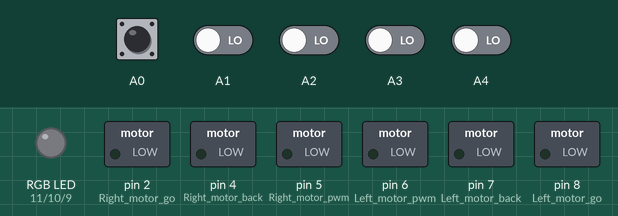
Recording of a sketch running on a simulated Arduino Uno, built with avr-gcc and run on an emulated ATmega328P. On the bench: switched loads named in the sketch (green lamp = pin HIGH), an RGB LED mixed from three pins (HIGH = lit). The inputs (shaded band) are chosen by the test bench; at power-on: A0 HIGH, A1–4 LOW.

Above: at 1.2 s.
1.3 s: A0 pulsed LOW 2 times (0.12 s each, 0.3 s apart)
At 4.5 s:
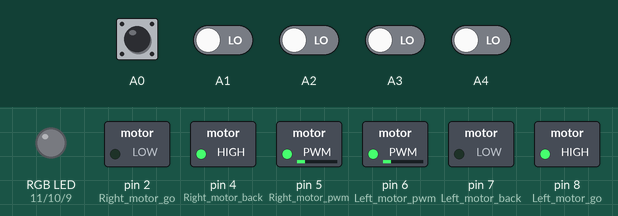
4.9 s: A1 driven HIGH
At 6.0 s:
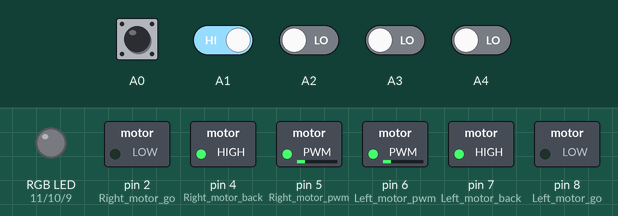
6.6 s: A1 driven LOW
At 9.0 s:
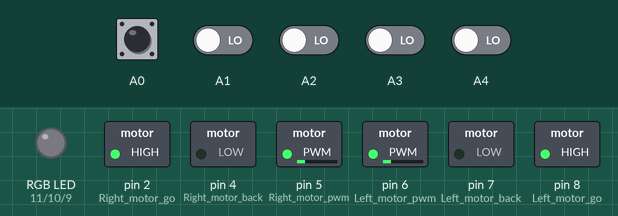
9.6 s: A3 driven HIGH
At 9.6 s:
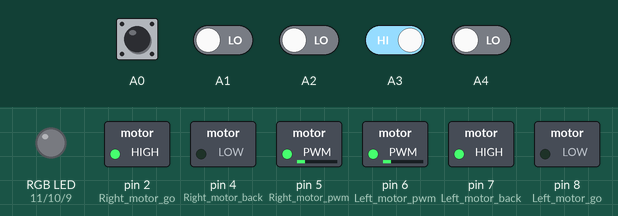
11.1 s: A3 driven LOW
At 14.7 s:
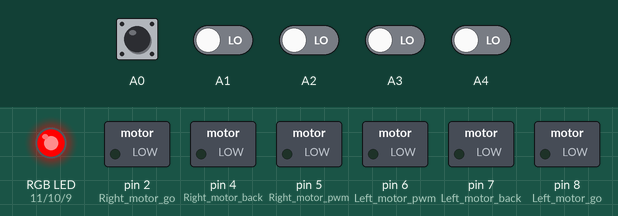
Timing chart, 0 to 25.1 s (numbered marks = the images above; inputs shaded):
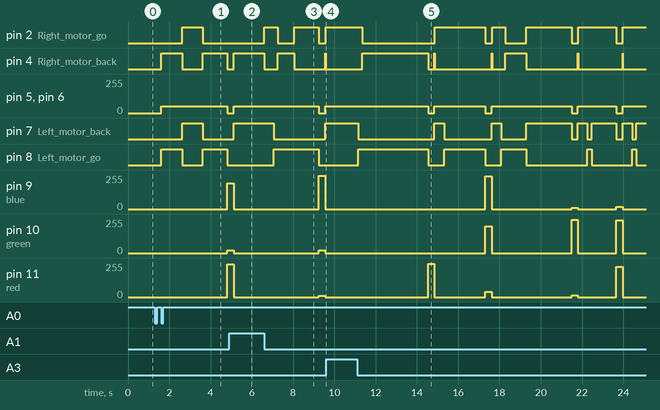

The sketch:

youyuan.ino
```cpp
const int Right_motor_go = 2;  //右电机前
const int Right_motor_back = 4;  //右电机后

const int Left_motor_go = 8;  //左电机前
const int Left_motor_back = 7;  //左电机后

const int Left_motor_pwm = 6;  //左电机调速
const int Right_motor_pwm = 5;  //右电机调速
int red = 11;
int green = 10;
int blue = 9;
int huidu;
int k;

void go_straight() {
  digitalWrite(Left_motor_go, HIGH);
  digitalWrite(Left_motor_back, LOW);
  digitalWrite(Right_motor_go, HIGH);
  digitalWrite(Right_motor_back, LOW);

  analogWrite(Left_motor_pwm, 50);
  analogWrite(Right_motor_pwm, 50);
}
void Stop() {
  analogWrite(Left_motor_pwm,0);
  analogWrite(Right_motor_pwm,0);

  digitalWrite(Left_motor_go,LOW);
  digitalWrite(Right_motor_go, LOW);
  digitalWrite(Left_motor_back,LOW);
  digitalWrite(Right_motor_back, LOW);
}
void turn_left() {
  analogWrite(Left_motor_pwm,7);
  analogWrite(Right_motor_pwm,50);

  digitalWrite(Left_motor_go,LOW);
  digitalWrite(Right_motor_go, HIGH);
  digitalWrite(Left_motor_back,HIGH);
  digitalWrite(Right_motor_back, LOW);
}
void turn_right() {
 analogWrite(Left_motor_pwm,50);
  analogWrite(Right_motor_pwm,7);

  digitalWrite(Left_motor_go,HIGH);
  digitalWrite(Right_motor_go, LOW);
  digitalWrite(Left_motor_back,LOW);
  digitalWrite(Right_motor_back, HIGH);
}
void back() {
  digitalWrite(Left_motor_go, LOW);
  digitalWrite(Left_motor_back, HIGH);
  digitalWrite(Right_motor_go, LOW);
  digitalWrite(Right_motor_back, HIGH);

  analogWrite(Left_motor_pwm,50);
  analogWrite(Right_motor_pwm,50);
}
void turn_left_stop() {
  digitalWrite(Left_motor_go, LOW);
  digitalWrite(Left_motor_back, HIGH);
  digitalWrite(Right_motor_go, HIGH);
  digitalWrite(Right_motor_back, LOW);

  analogWrite(Left_motor_pwm, 50);
  analogWrite(Right_motor_pwm, 50);
}
void turn_right_stop() {
  digitalWrite(Left_motor_go, HIGH);
  digitalWrite(Left_motor_back, LOW);
  digitalWrite(Right_motor_go, LOW);
  digitalWrite(Right_motor_back, HIGH);
  analogWrite(Left_motor_pwm,50);
  analogWrite(Right_motor_pwm,50);
}
void select_light(int k){
  switch(k){
    case 1:analogWrite(red,245);analogWrite(green,20);analogWrite(blue,195);break;
    case 2:analogWrite(red,10);analogWrite(green,21);analogWrite(blue,248);break;
    case 3:analogWrite(red,250);analogWrite(green,0);analogWrite(blue,0);break;
    case 4:analogWrite(red,40);analogWrite(green,200);analogWrite(blue,245);break;
    case 5:analogWrite(red,15);analogWrite(green,248);analogWrite(blue,10);break;
    case 6:analogWrite(red,227);analogWrite(green,246);analogWrite(blue,18);break;
    case 7:analogWrite(red,10);analogWrite(green,21);analogWrite(blue,248);break;
    case 8:analogWrite(red,40);analogWrite(green,200);analogWrite(blue,245);break;
    case 9:analogWrite(red,15);analogWrite(green,248);analogWrite(blue,10);break;
    case 10:analogWrite(red,250);analogWrite(green,0);analogWrite(blue,0);break;
    default:break;
  }
}
/*void color( int i ){
  if(i==1){
    analogWrite(red,255);
    analogWrite(green,0);
    analogWrite(blue,255);
  }else if(i==2||i==7){
    analogWrite(red,0);
    analogWrite(green,0);
    analogWrite(blue,255);
  }else if(i==3||i==10){
    analogWrite(red,255);
    analogWrite(green,0);
    analogWrite(blue,0);
  }else if(i==4||i==8){
    analogWrite(red,0);
    analogWrite(green,255);
    analogWrite(blue,255);
  }else if(i==5||i==9){
    analogWrite(red,0);
    analogWrite(green,255);
    analogWrite(blue,0);
  }else if(i==6){
    analogWrite(red,255);
    analogWrite(green,255);
    analogWrite(blue,0);
  }
} */
void select_way(int choice) {       //小车动作
  switch (choice) {
    case 1: delay(200); turn_left_stop(); delay(800); break;
    case 2:  delay(200); turn_right_stop(); delay(800); break;
    case 3: delay(400);
      Stop();
      k++;

      select_light(k);
      delay(300);
      digitalWrite(red,LOW);
      digitalWrite(green,LOW);
      digitalWrite(blue, LOW);
      back();
      delay(20);
      while(digitalRead(A2) || digitalRead(A1) ||digitalRead(A3) || digitalRead(A4)){
        delay(10);
      }
      turn_left_stop();
      delay(400);
       while((digitalRead(A1) ||digitalRead(A3)));
       delay(50);
      go_straight();
      /*
      turn_left_stop();
      delay(1040);
      while((digitalRead(A1) ||digitalRead(A3)));
       delay(50);
       back();
       delay(300);
       Stop();
      k++;
      //select_light(k);
      color(k);
      delay(300);
      digitalWrite(red,LOW);
      digitalWrite(green,LOW);
      digitalWrite(blue, LOW);
      go_straight();*/
  break;
    case 4: go_straight(); delay(800); break;
  }
}
void Begin() {                   //按钮
  while (digitalRead(A0));
  while (!digitalRead(A0)) {
    delay(10);
    if (digitalRead(A0) == 0) {
      delay(100);
      while (!digitalRead(A0));

    }
  }
}
//1;左转   2：右转   3,：转身   4：直走
int a[37] = {2, 1, 2, 3, 2, 4, 3, 2, 2, 2, 3, 4, 4, 3, 2, 1, 1, 3, 1, 3, 1, 1, 1, 2, 3, 2, 2, 3, 2, 2, 3,2, 1, 3, 1, 2};
int i = 0;


void setup() {
  // put your setup code here, to run once:
  pinMode(Left_motor_go, OUTPUT);
  pinMode(Left_motor_back, OUTPUT);
  pinMode(Right_motor_go, OUTPUT);
  pinMode(Right_motor_back, OUTPUT);
  pinMode(Left_motor_pwm, OUTPUT);
  pinMode(Right_motor_pwm, OUTPUT);
  pinMode(A0, INPUT);
  pinMode(A2, INPUT);
  pinMode(A1, INPUT);
  pinMode(A3, INPUT);
  pinMode(A4, INPUT);
  pinMode(A5, INPUT);
  pinMode(red, OUTPUT);
  pinMode(green, OUTPUT);
  pinMode(blue, OUTPUT);
  Serial.begin(9600);
}

void loop() {
  // put your main code here, to run repeatedly:
  Begin();
  while (1) {

    if (digitalRead(A2) && !digitalRead(A1) && !digitalRead(A3) && digitalRead(A4) ) {
      go_straight();
    }
    else if (digitalRead(A2) && !digitalRead(A1) &&  digitalRead(A3) && digitalRead(A4)) {
      turn_left();
    }
    else if (digitalRead(A2) && digitalRead(A1) && !digitalRead(A3) && digitalRead(A4)) {
      turn_right();

    }
    else if (digitalRead(A2) && digitalRead(A1) && digitalRead(A3) && !digitalRead(A4)) {
      turn_right();
      delay(30);
    }
    else if (!digitalRead(A2) && digitalRead(A1) && digitalRead(A3) && digitalRead(A4)) {
      turn_left();
      delay(30);
    }
    else if (!digitalRead(A2) && !digitalRead(A1) && digitalRead(A3) && digitalRead(A4)) {
      delay(40);
      turn_left_stop();
    }
    else if (!digitalRead(A2) && digitalRead(A1) && !digitalRead(A3) && digitalRead(A4)) {
      delay(40);
      turn_left_stop();
    }
    else if (digitalRead(A2) && !digitalRead(A1) && digitalRead(A3) && !digitalRead(A4)) {
      delay(40);
      turn_right_stop();
    }
    else  if (digitalRead(A2) && digitalRead(A1) && !digitalRead(A3) && !digitalRead(A4)) {
      delay(40);
      turn_right_stop();
    }
    else if (!digitalRead(A2) && !digitalRead(A1) && !digitalRead(A3) && digitalRead(A4)) {
      select_way(a[i]);
      i++;
    }
    else if (digitalRead(A2) && !digitalRead(A1) && !digitalRead(A3) && !digitalRead(A4)) {
      select_way(a[i]);
      i++;
    }
    else if (!digitalRead(A2) && !digitalRead(A1) && !digitalRead(A3) && !digitalRead(A4)) {
      /*if(a[i-1]==3){
        go_straight();
        continue;
      }*/
      select_way(a[i]);
      i++;
    }
    if (i == 37) {
      go_straight();
      delay(1500);
      Stop();
    }
  }
}
```

Measured:
- after the input at 1.3 s, pin 2 (Right_motor_go): LOW → HIGH after 1.3 s, → LOW 1.0 s later; pin 4 (Right_motor_back): LOW → HIGH after 0.32 s, → LOW 1.0 s later, → HIGH 1.0 s later, → LOW 1.2 s later
- after the input at 4.9 s, pin 2 (Right_motor_go): stays LOW (without the input it goes to HIGH after 0.24 s); pin 4 (Right_motor_back), pin 7 (Left_motor_back): goes on until 5.1 s, then stays HIGH; pin 8 (Left_motor_go): stays LOW (without the input it goes to HIGH after 0.69 s)
- after the input at 6.6 s, pin 2 (Right_motor_go): goes HIGH 0.65 s, LOW 0.80 s, HIGH 1.2 s, LOW 0.32 s, then HIGH, starting at once; pin 4 (Right_motor_back): goes LOW 0.65 s, HIGH 0.80 s, LOW 1.5 s, HIGH 0.02 s, then LOW, starting at once
- after the input at 9.6 s, pin 2 (Right_motor_go): stays HIGH (without the input it goes to LOW after 0.62 s); pin 4 (Right_motor_back): stays LOW (without the input it goes to HIGH after 0.62 s)
- after the input at 11.1 s, pin 2 (Right_motor_go): HIGH → LOW after 0.25 s, → HIGH 3.5 s later, → LOW 2.5 s later, → HIGH 0.32 s later, … (10 changes in this stretch); pin 5 (Right_motor_pwm): 50/255 → 0/255 after 3.5 s, → 50/255 0.30 s later, → 0/255 2.5 s later, → 50/255 0.30 s later, … (8 changes in this stretch)
